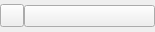
<?xml version="1.0" encoding="UTF-8"?>
<ui version="4.0">
 <class>Oscilloscope_curve_color</class>
 <widget class="QWidget" name="Oscilloscope_curve_color">
  <property name="geometry">
   <rect>
    <x>0</x>
    <y>0</y>
    <width>155</width>
    <height>32</height>
   </rect>
  </property>
  <property name="windowTitle">
   <string>Form</string>
  </property>
  <layout class="QHBoxLayout" name="horizontalLayout">
   <property name="spacing">
    <number>0</number>
   </property>
   <property name="leftMargin">
    <number>0</number>
   </property>
   <property name="topMargin">
    <number>0</number>
   </property>
   <property name="rightMargin">
    <number>0</number>
   </property>
   <property name="bottomMargin">
    <number>0</number>
   </property>
   <item>
    <widget class="QToolButton" name="btn_color"/>
   </item>
   <item>
    <widget class="QPushButton" name="btn_push"/>
   </item>
  </layout>
 </widget>
 <resources/>
 <connections/>
</ui>
